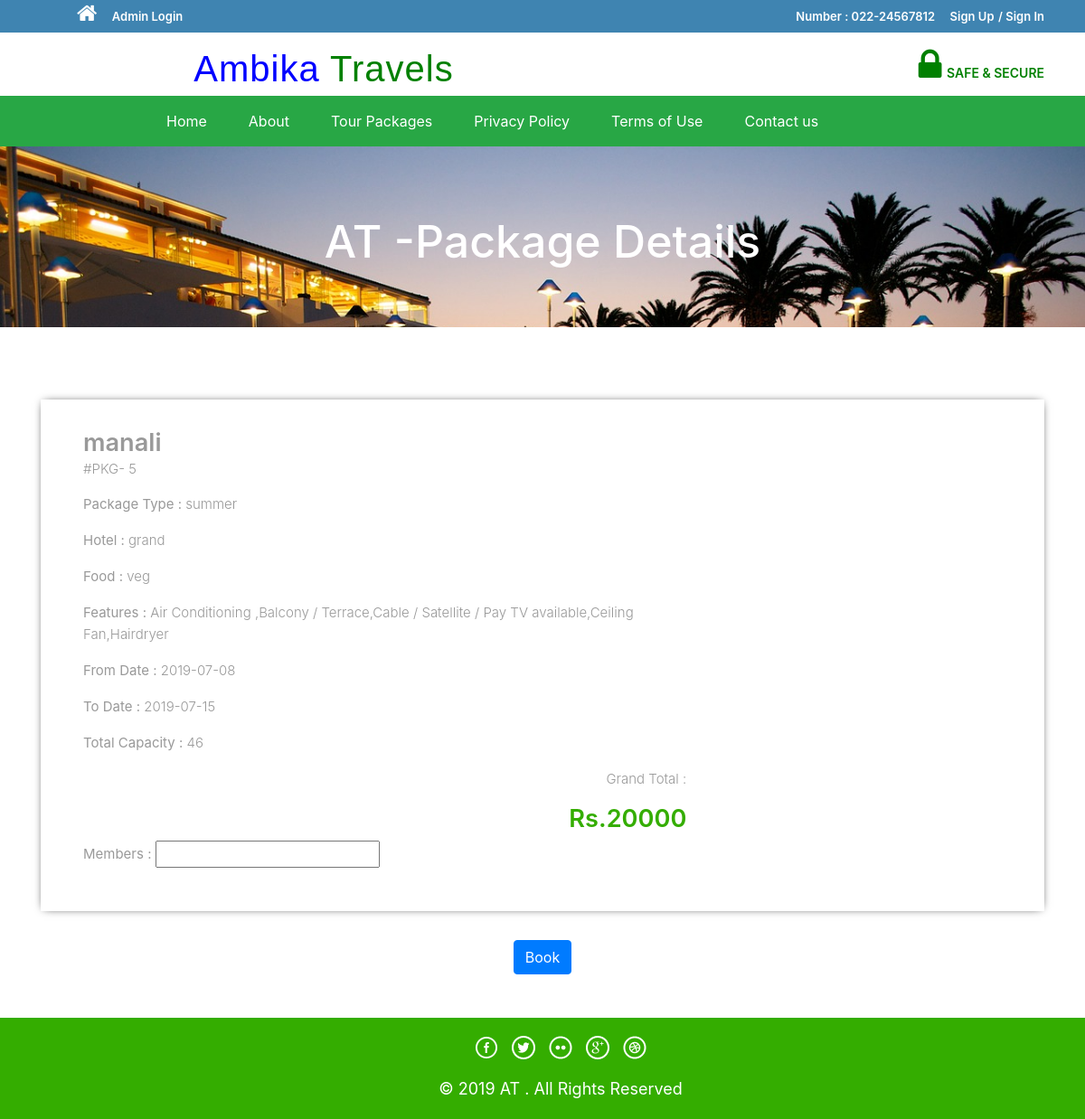
/package-details.php?tid=5, run on the app's committed database.
### tables this page shows
CREATE TABLE `tourdetails` (
  `tid` int(11) NOT NULL,
  `place` char(50) NOT NULL,
  `hotel` varchar(50) NOT NULL,
  `features` varchar(300) NOT NULL,
  `food` char(50) NOT NULL,
  `type` char(50) DEFAULT NULL,
  `cost` int(11) NOT NULL,
  `from_date` date NOT NULL,
  `to_date` date NOT NULL,
  `total_capacity` int(11) NOT NULL,
  `image` varchar(100) NOT NULL
);

### package-details.php (the view, shortened to what this page needs)
<!DOCTYPE HTML>
<html>
  <head>
  </head>
  <body>
  <?php include('includes/header.php');
  include 'includes/links.php';?>
  <div class="banner-3">
    <div class="container">
      <h1> AT -Package Details</h1>
    </div>
  </div>
  <div class="selectroom">
    <div class="container">
      <?php
      $tid = $_GET['tid'];
      $sql = "SELECT * from tourdetails where tid='$tid'";
      $query = mysqli_query($con,$sql);
      if(mysqli_num_rows($query)){
        foreach($query as $result)
        {	?>
          <form name="book" method="post">
            <div class="selectroom_top">
              <div class="col-md-8 selectroom_right">
                <h2><?php echo htmlentities($result['place']);?></h2>
                <p class="dow">#PKG-
                  <?php echo htmlentities($result['tid']);?>
                </p>
                <p><b>Package Type :</b>
                  <?php echo htmlentities($result['type']);?>
                </p>
                <p><b>Hotel :</b>
                  <?php echo htmlentities($result['hotel']);?>
                </p>
                <p><b>Food :</b>
                  <?php echo htmlentities($result['food']);?>
                </p>
                <p><b>Features :</b>
                  <?php echo htmlentities($result['features']);?>
                </p>
                <p><b>From Date :</b>
                  <?php echo htmlentities($result['from_date']);?>
                </p>
                <p><b>To Date :</b>
                  <?php echo htmlentities($result['to_date']);?>
                </p>
                <p><b>Total Capacity :</b>
                  <?php echo htmlentities($result['total_capacity']);?>
                </p>
                <div class="grand">
                  <p>Grand Total :</p>
                  <h3>Rs.<?php echo htmlentities($result['cost']);?></h3>
                </div>
                <p><b>Members :</b>
                  <input type="number" name="member">
                </p>
              </div>
            </div>
                  <?php if($_SESSION['login'])
                  {?>
                    <div class="book-button">
                      <button type="submit" name="submit2" class="btn-primary btn">Book</button>
                    </div>
                  <?php } else {?>
                    <div class="book-button">
                      <a href="#" data-toggle="modal" data-target="#modalRegisterForm2" class="btn-primary btn"> Book</a>
                    </div>
                    <?php } ?>
            </form>
          <?php }} ?>
        </div>
      </div>
      <?php include('includes/footer.php');?>
  </body>
</html>

### css/style.css (style rules this page uses)
.banner-3 { background: url(../images/6.jpg)no-repeat; background-size: cover; -webkit-background-size: cover; -o-background-size: cover; -ms-background-size: cover; -moz-background-size: cover; min-height: 200px; }
.banner-3 h1 { font-size: 50px; margin-bottom: 40px; padding: 1.5em 0 0; text-align: center; color: #fff; }
.selectroom { padding: 5em 0 3em; }
.selectroom_top { padding: 2em; box-shadow: 0px 0px 10px -4px #000; margin-bottom: 2em; }
.grand { text-align: right; }
.selectroom_right h2 { font-size: 1.7em; color: #999; font-weight: 600; margin: 0; }
.selectroom_right h3 { font-size: 1.7em; font-weight: 600; color: #34ad00; }
p.dow { font-size: 15px; color: #999; font-weight: 300; line-height: 1.8em; margin-bottom: 1em; }
.selectroom_right p { font-size: 15px; line-height: 1.6em; font-weight: 300; color: #999; }
.book-button { text-align: center; }

### data on the page
tourdetails: place "manali", tid "5", type "summer", hotel "grand", food "veg", features "Air Conditioning ,Balcony / Terrace,Cable / Satellite / Pay TV available,Ceiling Fan,Hairdryer", from_date "2019-07-08", to_date "2019-07-15", total_capacity "46", cost "20000"
